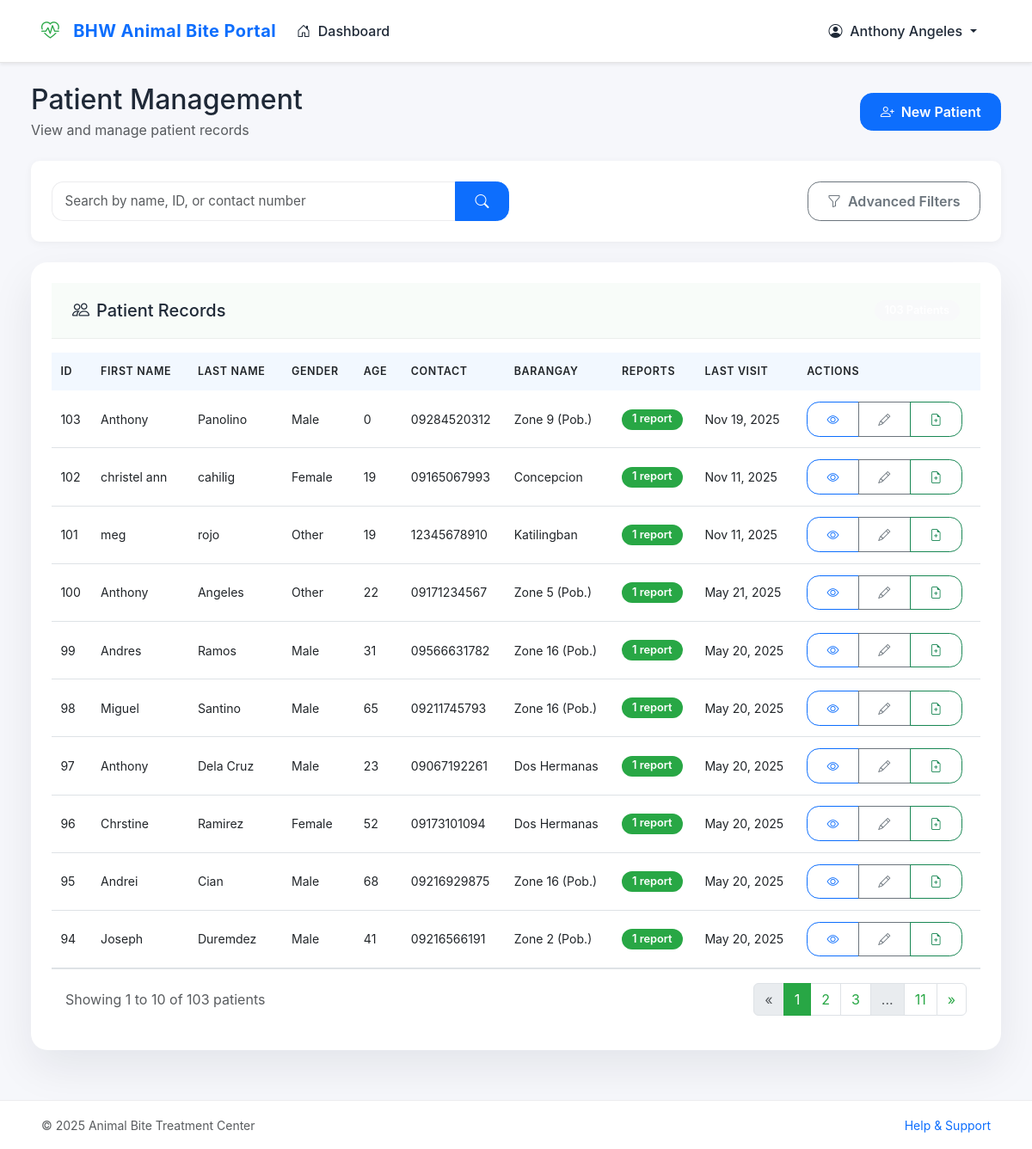
The page /src/staff/patients.php?page=1 (signed in) on the database its author committed.
### tables this page shows
CREATE TABLE `staff` (
  `staffId` int(11) NOT NULL,
  `firstName` varchar(24) DEFAULT NULL,
  `lastName` varchar(30) DEFAULT NULL,
  `birthDate` date DEFAULT NULL,
  `address` varchar(255) DEFAULT NULL,
  `contactNumber` varchar(20) DEFAULT NULL,
  `email` varchar(255) DEFAULT NULL,
  `password` varchar(255) DEFAULT NULL
);

CREATE TABLE `patients` (
  `patientId` int(11) NOT NULL,
  `firstName` varchar(50) NOT NULL,
  `lastName` varchar(50) NOT NULL,
  `gender` enum('Male','Female','Other') DEFAULT NULL,
  `dateOfBirth` date DEFAULT NULL,
  `contactNumber` varchar(20) DEFAULT NULL,
  `email` varchar(100) DEFAULT NULL,
  `address` text DEFAULT NULL,
  `barangay` enum('Bubog','Cabatangan','Zone 4-A (Pob.)','Zone 4 (Pob.)','Concepcion','Dos Hermanas','Efigenio Lizares','Zone 7 (Pob.)','Zone 14-B (Pob.)','Zone 12-A (Pob.)','Zone 10 (Pob.)','Zone 5 (Pob.)','Zone 16 (Pob.)','Matab-ang','Zone 9 (Pob.)','Zone 6 (Pob.)','Zone 14 (Pob.)','San Fernando','Zone 15 (Pob.)','Zone 14-A (Pob.)','Zone 11 (Pob.)','Zone 8 (Pob.)','Zone 12 (Pob.)','Zone 1 (Pob.)','Zone 2 (Pob.)','Zone 3 (Pob.)','Katilingban') DEFAULT NULL,
  `city` varchar(100) DEFAULT NULL,
  `medicalHistory` text DEFAULT NULL,
  `emergencyContact` varchar(100) DEFAULT NULL,
  `emergencyContactNumber` varchar(20) DEFAULT NULL,
  `created_at` timestamp NOT NULL DEFAULT current_timestamp(),
  `updated_at` timestamp NOT NULL DEFAULT current_timestamp() ON UPDATE current_timestamp(),
  `middleName` varchar(45) NOT NULL,
  `province` varchar(155) NOT NULL,
  `emergencyPhone` int(11) NOT NULL,
  `allergies` text DEFAULT NULL,
  `previousRabiesVaccine` text DEFAULT NULL
);

### src/staff/patients.php (the view, shortened to what this page needs)
<?php
require_once '../conn/conn.php';
try {
    $stmt = $pdo->prepare("SELECT firstName, lastName FROM staff WHERE staffId = ?");
    $stmt->execute([$_SESSION['staffId']]);
    $staff = $stmt->fetch(PDO::FETCH_ASSOC);
} catch (PDOException $e) {
    $staff = ['firstName' => 'User', 'lastName' => ''];
}
$search = isset($_GET['search']) ? $_GET['search'] : '';
$page = isset($_GET['page']) ? (int)$_GET['page'] : 1;
$recordsPerPage = 10;
$offset = ($page - 1) * $recordsPerPage;
$query = "
    SELECT p.*,
           (SELECT COUNT(*) FROM reports r WHERE r.patientId = p.patientId) as reportCount,
           (SELECT MAX(reportDate) FROM reports r WHERE r.patientId = p.patientId) as lastVisit
    FROM patients p
    WHERE 1=1
";
$countQuery = "SELECT COUNT(*) FROM patients p WHERE 1=1";
$params = [];
$sortColumn = isset($_GET['sort']) ? $_GET['sort'] : 'registrationDate';
$sortOrder = isset($_GET['order']) && $_GET['order'] === 'asc' ? 'ASC' : 'DESC';
$allowedColumns = ['patientId', 'firstName', 'lastName', 'gender', 'dateOfBirth', 'contactNumber', 'barangay', 'reportCount', 'lastVisit', 'created_at', 'updated_at'];
if (!in_array($sortColumn, $allowedColumns)) {
    $sortColumn = 'created_at';
}
$query .= " ORDER BY $sortColumn $sortOrder LIMIT $offset, $recordsPerPage";
try {
    $countStmt = $pdo->prepare($countQuery);
    $countStmt->execute($params);
    $totalRecords = $countStmt->fetchColumn();
    $totalPages = ceil($totalRecords / $recordsPerPage);
    $stmt = $pdo->prepare($query);
    $stmt->execute($params);
    $patients = $stmt->fetchAll(PDO::FETCH_ASSOC);
} catch (PDOException $e) {
    $error = "Database error: " . $e->getMessage();
    $patients = [];
    $totalRecords = 0;
    $totalPages = 1;
    $barangays = [];
}
function buildUrl($newParams = []) {
    $params = $_GET;
    foreach ($newParams as $key => $value) {
        if ($value === null) {
            unset($params[$key]);
        } else {
            $params[$key] = $value;
        }
    }
    return 'patients.php?' . http_build_query($params);
}
function buildSortUrl($column) {
    $currentSort = isset($_GET['sort']) ? $_GET['sort'] : 'registrationDate';
    $currentOrder = isset($_GET['order']) ? $_GET['order'] : 'desc';
    $newOrder = ($currentSort === $column && $currentOrder === 'desc') ? 'asc' : 'desc';
    return buildUrl(['sort' => $column, 'order' => $newOrder]);
}
function getSortIcon($column) {
    return '<i class="bi bi-sort ms-1 text-muted"></i>';
}
function calculateAge($dateOfBirth) {
    $dob = new DateTime($dateOfBirth);
    $now = new DateTime();
    $interval = $now->diff($dob);
    return $interval->y;
}
?>
<!DOCTYPE html>
<html lang="en">
<head>
    <link href="https://cdn.jsdelivr.net/npm/bootstrap@5.3.0/dist/css/bootstrap.min.css" rel="stylesheet">
    <link rel="stylesheet" href="https://cdn.jsdelivr.net/npm/bootstrap-icons@1.11.1/font/bootstrap-icons.css">
</head>
<body>
  <?php $activePage = 'patients'; include 'navbar.php'; ?>
    <div class="patients-container">
        <div class="d-flex justify-content-between align-items-center mb-4">
            <div>
                <h2 class="mb-1">Patient Management</h2>
                <p class="text-muted mb-0">View and manage patient records</p>
            </div>
            <div>
                <a href="new_patient.php" class="btn btn-primary">
                    <i class="bi bi-person-plus me-2"></i>New Patient
                </a>
            </div>
        </div>
        <div class="filter-form">
            <form method="GET" action="patients.php">
                <div class="row g-3">
                    <div class="col-md-6">
                        <div class="input-group">
                            <input type="text" class="form-control" placeholder="Search by name, ID, or contact number" name="search" value="<?php echo htmlspecialchars($search); ?>">
                            <button class="btn btn-primary" type="submit">
                                <i class="bi bi-search"></i>
                            </button>
                        </div>
                    </div>
                    <div class="col-md-6 d-flex justify-content-end">
                        <button class="btn btn-outline-secondary" type="button" data-bs-toggle="collapse" data-bs-target="#advancedFilters">
                            <i class="bi bi-funnel me-2"></i>Advanced Filters
                        </button>
                    </div>
                </div>
            </form>
        </div>
        <div class="content-card">
            <div class="content-card-header">
                <h5 class="mb-0"><i class="bi bi-people me-2"></i>Patient Records</h5>
                <span class="badge bg-secondary"><?php echo $totalRecords; ?> Patients</span>
            </div>
            <div class="content-card-body p-0">
                <?php if (count($patients) > 0): ?>
                <div class="table-responsive">
                    <table class="table table-hover mb-0">
                        <thead>
                            <tr>
                                <th onclick="window.location.href='<?php echo buildSortUrl('patientId'); ?>'">
                                    ID <?php echo getSortIcon('patientId'); ?>
                                </th>
                                <th onclick="window.location.href='<?php echo buildSortUrl('firstName'); ?>'">
                                    First Name <?php echo getSortIcon('firstName'); ?>
                                </th>
                                <th onclick="window.location.href='<?php echo buildSortUrl('lastName'); ?>'">
                                    Last Name <?php echo getSortIcon('lastName'); ?>
                                </th>
                                <th onclick="window.location.href='<?php echo buildSortUrl('gender'); ?>'">
                                    Gender <?php echo getSortIcon('gender'); ?>
                                </th>
                                <th onclick="window.location.href='<?php echo buildSortUrl('dateOfBirth'); ?>'">
                                    Age <?php echo getSortIcon('dateOfBirth'); ?>
                                </th>
                                <th onclick="window.location.href='<?php echo buildSortUrl('contactNumber'); ?>'">
                                    Contact <?php echo getSortIcon('contactNumber'); ?>
                                </th>
                                <th onclick="window.location.href='<?php echo buildSortUrl('barangay'); ?>'">
                                    Barangay <?php echo getSortIcon('barangay'); ?>
                                </th>
                                <th onclick="window.location.href='<?php echo buildSortUrl('reportCount'); ?>'">
                                    Reports <?php echo getSortIcon('reportCount'); ?>
                                </th>
                                <th onclick="window.location.href='<?php echo buildSortUrl('lastVisit'); ?>'">
                                    Last Visit <?php echo getSortIcon('lastVisit'); ?>
                                </th>
                                <th>Actions</th>
                            </tr>
                        </thead>
                        <tbody>
                            <?php foreach ($patients as $patient): ?>
                            <tr>
                                <td><?php echo $patient['patientId']; ?></td>
                                <td><?php echo htmlspecialchars($patient['firstName']); ?></td>
                                <td><?php echo htmlspecialchars($patient['lastName']); ?></td>
                                <td><?php echo htmlspecialchars($patient['gender'] ?? 'Not specified'); ?></td>
                                <td><?php echo calculateAge($patient['dateOfBirth']); ?></td>
                                <td><?php echo htmlspecialchars($patient['contactNumber'] ?? 'N/A'); ?></td>
                                <td><?php echo htmlspecialchars($patient['barangay'] ?? 'N/A'); ?></td>
                                <td>
                                    <?php if ($patient['reportCount'] > 0): ?>
                                    <a href="reports.php?patient_id=<?php echo $patient['patientId']; ?>" class="badge bg-primary text-decoration-none">
                                        <?php echo $patient['reportCount']; ?> report<?php echo $patient['reportCount'] > 1 ? 's' : ''; ?>
                                    </a>
                                    <?php else: ?>
                                    <span class="badge bg-secondary">No reports</span>
                                    <?php endif; ?>
                                </td>
                                <td>
                                    <?php echo !empty($patient['lastVisit']) ? date('M d, Y', strtotime($patient['lastVisit'])) : 'Never'; ?>
                                </td>
                                <td>
                                    <div class="btn-group">
                                        <a href="view_patient.php?id=<?php echo $patient['patientId']; ?>" class="btn btn-sm btn-outline-primary" title="View Patient">
                                            <i class="bi bi-eye"></i>
                                        </a>
                                        <a href="edit_patient.php?id=<?php echo $patient['patientId']; ?>" class="btn btn-sm btn-outline-secondary" title="Edit Patient">
                                            <i class="bi bi-pencil"></i>
                                        </a>
                                        <a href="new_report.php?patient_id=<?php echo $patient['patientId']; ?>" class="btn btn-sm btn-outline-success" title="New Report">
                                            <i class="bi bi-file-earmark-plus"></i>
                                        </a>
                                    </div>
                                </td>
                            </tr>
                            <?php endforeach; ?>
                        </tbody>
                    </table>
                </div>
                <?php if ($totalPages > 1): ?>
                <div class="d-flex justify-content-between align-items-center p-3 border-top">
                    <div>
                        <span class="text-muted">Showing <?php echo $offset + 1; ?> to <?php echo min($offset + $recordsPerPage, $totalRecords); ?> of <?php echo $totalRecords; ?> patients</span>
                    </div>
                    <nav aria-label="Page navigation">
                        <ul class="pagination mb-0">
                            <li class="page-item <?php echo $page <= 1 ? 'disabled' : ''; ?>">
                                <a class="page-link" href="<?php echo buildUrl(['page' => $page - 1]); ?>" aria-label="Previous">
                                    <span aria-hidden="true">&laquo;</span>
                                </a>
                            </li>
                            <?php
                            $startPage = max(1, $page - 2);
                            $endPage = min($totalPages, $page + 2);
                            for ($i = $startPage; $i <= $endPage; $i++) {
                                echo '<li class="page-item ' . ($page == $i ? 'active' : '') . '"><a class="page-link" href="' . buildUrl(['page' => $i]) . '">' . $i . '</a></li>';
                            }
                            if ($endPage < $totalPages) {
                                if ($endPage < $totalPages - 1) {
                                    echo '<li class="page-item disabled"><span class="page-link">...</span></li>';
                                }
                                echo '<li class="page-item"><a class="page-link" href="' . buildUrl(['page' => $totalPages]) . '">' . $totalPages . '</a></li>';
                            }
                            ?>
                            <li class="page-item <?php echo $page >= $totalPages ? 'disabled' : ''; ?>">
                                <a class="page-link" href="<?php echo buildUrl(['page' => $page + 1]); ?>" aria-label="Next">
                                    <span aria-hidden="true">&raquo;</span>
                                </a>
                            </li>
                        </ul>
                    </nav>
                </div>
                <?php endif; ?>
                <?php endif; ?>
            </div>
        </div>
    </div>
    <footer class="footer">
        <div class="container">
            <div class="d-flex justify-content-between align-items-center">
                <div>
                    <small class="text-muted">&copy; <?php echo date('Y'); ?> Animal Bite Treatment Center</small>
                </div>
                <div>
                    <small><a href="help.php" class="text-decoration-none">Help & Support</a></small>
                </div>
            </div>
        </div>
    </footer>
</body>
</html>

### src/staff/navbar.php (shortened to what this page needs)
<nav class="navbar navbar-expand-lg navbar-light bg-white sticky-top shadow-sm">
  <div class="container">
    <a class="navbar-brand" href="dashboard.php">
      <i class="bi bi-heart-pulse"></i>
      <span class="fw-bold">BHW Animal Bite Portal</span>
    </a>
    <div class="collapse navbar-collapse" id="navbarNav">
      <ul class="navbar-nav me-auto">
        <li class="nav-item">
          <a class="nav-link<?php if(isset($activePage) && $activePage=="dashboard") echo " active fw-bold"; ?>" href="dashboard.php"><i class="bi bi-house-door me-1"></i> Dashboard</a>
        </li>
      </ul>
      <div class="d-flex align-items-center">
        <div class="dropdown">
          <a class="nav-link dropdown-toggle" href="#" role="button" id="userDropdown" data-bs-toggle="dropdown" aria-expanded="false">
            <i class="bi bi-person-circle me-1"></i> <?php echo isset($staff) ? htmlspecialchars($staff['firstName'] . ' ' . $staff['lastName']) : 'Staff'; ?>
          </a>
        </div>
      </div>
    </div>
  </div>
</nav>
<link rel="stylesheet" href="../css/system-theme.css">

### rows shown on the page
staff: firstName+lastName "Anthony Angeles"
patients: patientId "103", firstName "Anthony", lastName "Panolino", gender "Male", dateOfBirth "0", contactNumber "09284520312", barangay "Zone 9 (Pob.)", reportCount "1", lastVisit "Nov 19, 2025"
patients: patientId "102", firstName "christel ann", lastName "cahilig", gender "Female", dateOfBirth "19", contactNumber "09165067993", barangay "Concepcion", reportCount "1", lastVisit "Nov 11, 2025"
patients: patientId "101", firstName "meg", lastName "rojo", gender "Other", dateOfBirth "19", contactNumber "12345678910", barangay "Katilingban", reportCount "1", lastVisit "Nov 11, 2025"
patients: patientId "100", firstName "Anthony", lastName "Angeles", gender "Other", dateOfBirth "22", contactNumber "09171234567", barangay "Zone 5 (Pob.)", reportCount "1", lastVisit "May 21, 2025"
patients: patientId "99", firstName "Andres", lastName "Ramos", gender "Male", dateOfBirth "31", contactNumber "09566631782", barangay "Zone 16 (Pob.)", reportCount "1", lastVisit "May 20, 2025"
patients: patientId "98", firstName "Miguel", lastName "Santino", gender "Male", dateOfBirth "65", contactNumber "09211745793", barangay "Zone 16 (Pob.)", reportCount "1", lastVisit "May 20, 2025"
patients: patientId "97", firstName "Anthony", lastName "Dela Cruz", gender "Male", dateOfBirth "23", contactNumber "09067192261", barangay "Dos Hermanas", reportCount "1", lastVisit "May 20, 2025"
patients: patientId "96", firstName "Chrstine", lastName "Ramirez", gender "Female", dateOfBirth "52", contactNumber "09173101094", barangay "Dos Hermanas", reportCount "1", lastVisit "May 20, 2025"
patients: patientId "95", firstName "Andrei", lastName "Cian", gender "Male", dateOfBirth "68", contactNumber "09216929875", barangay "Zone 16 (Pob.)", reportCount "1", lastVisit "May 20, 2025"
patients: patientId "94", firstName "Joseph", lastName "Duremdez", gender "Male", dateOfBirth "41", contactNumber "09216566191", barangay "Zone 2 (Pob.)", reportCount "1", lastVisit "May 20, 2025"

### other values the page prints
$offset + 1 "1"
min($offset + $recordsPerPage, $totalRecords) "10"
$totalRecords "103"
$totalPages "11"
